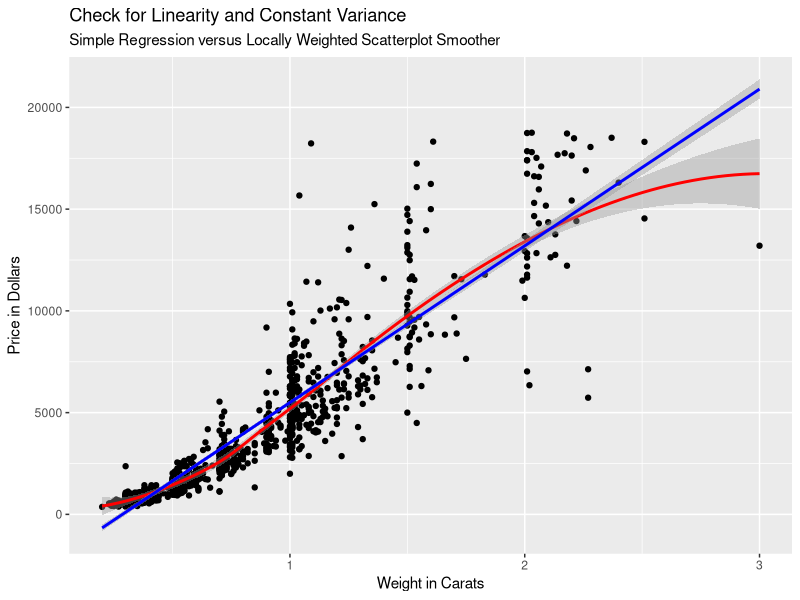
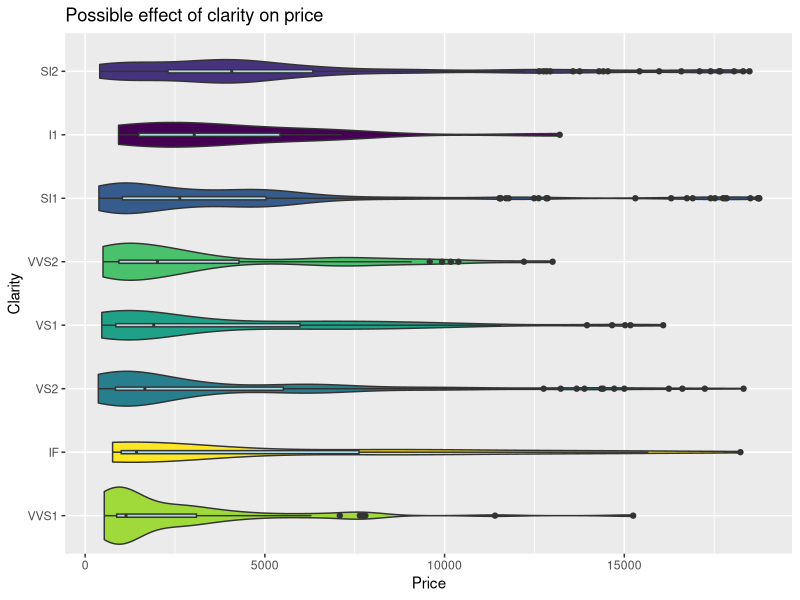
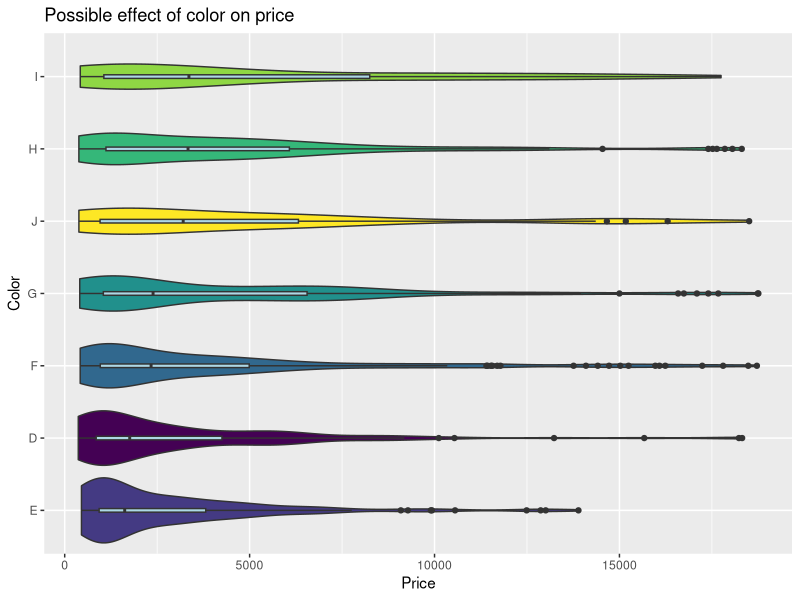
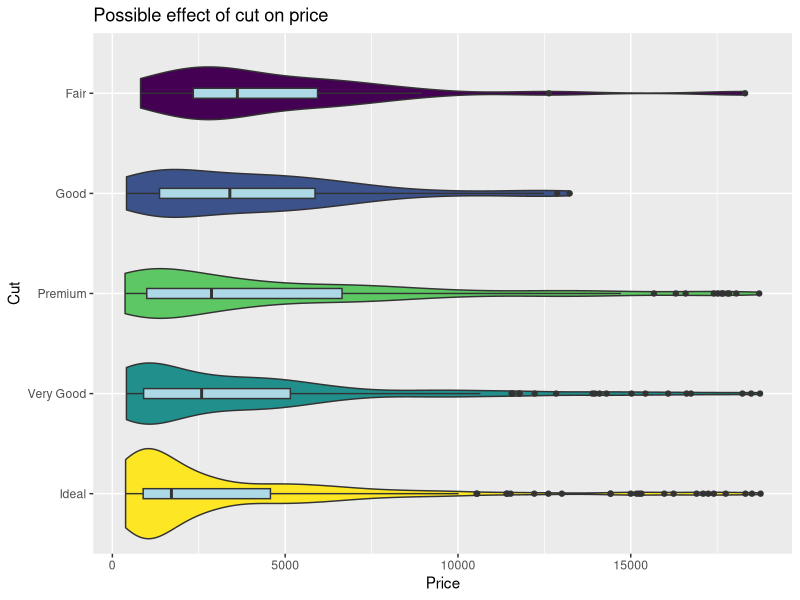
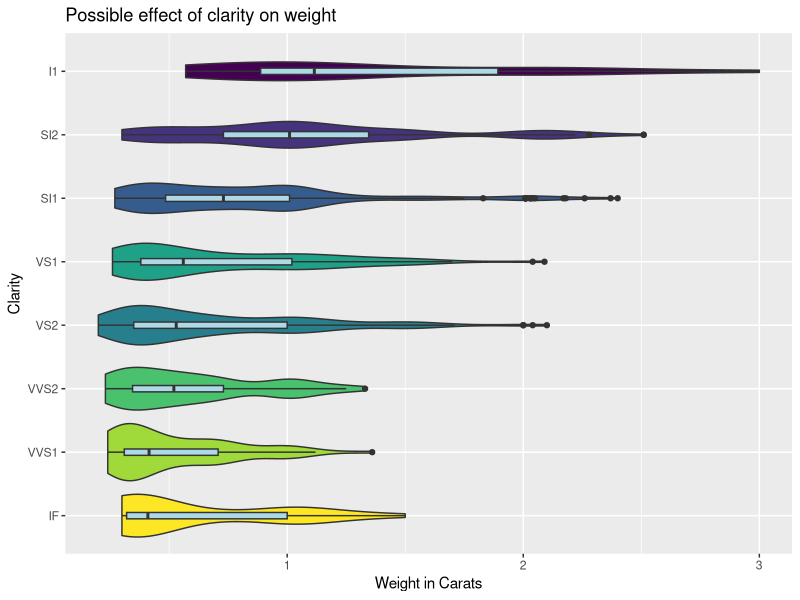
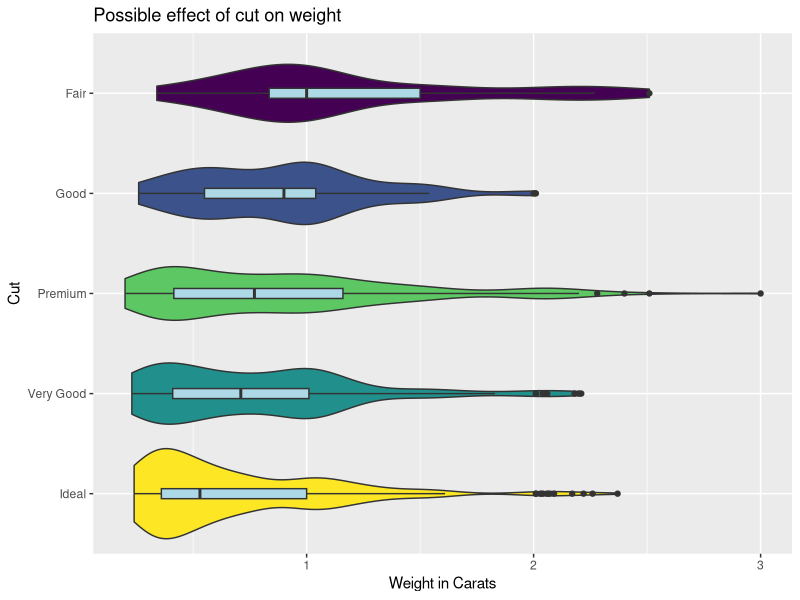
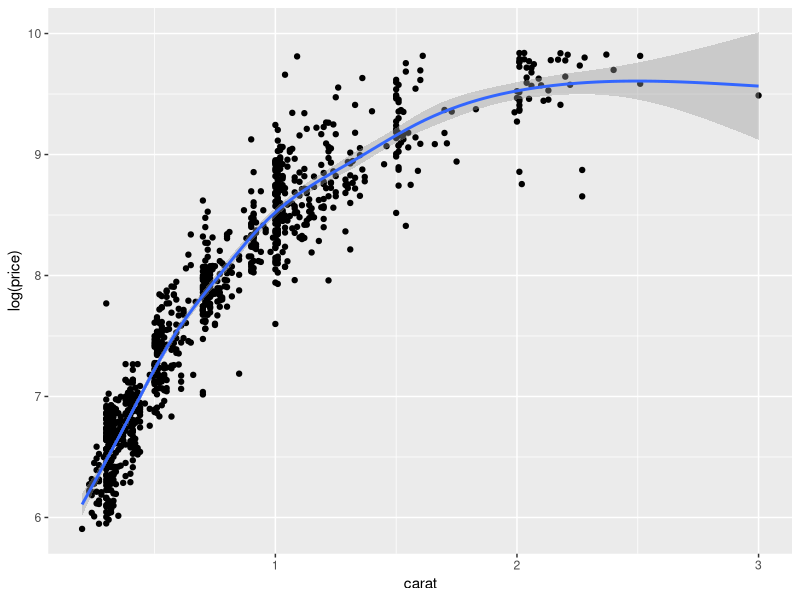
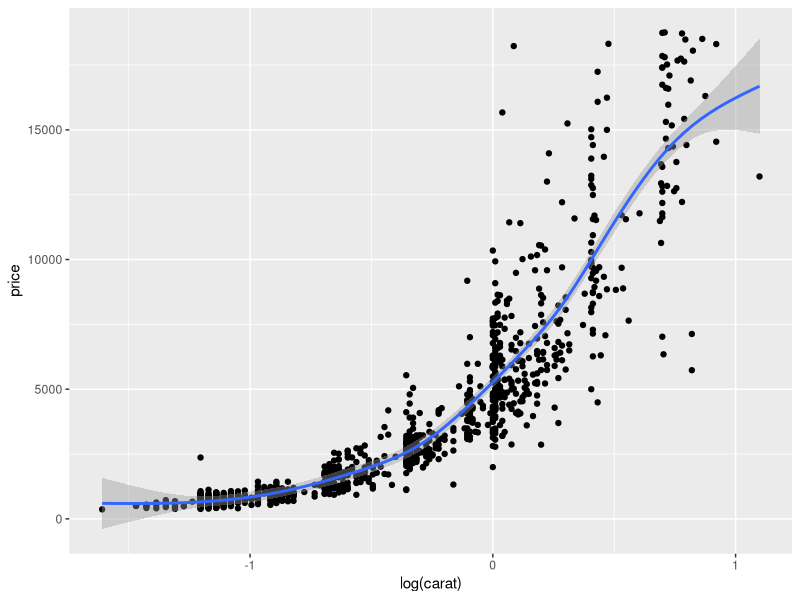

Source code (R) for these figures, in order:
## ---- chunk 1
knitr::opts_chunk$set(echo = TRUE)
library(car)
library(modelr)
library(tidyverse)
## ---- chunk 2
set.seed(1234) # Needed so all get the sample random choice of observations
diamonds2 <- diamonds %>% sample_n(1000)
## ---- chunk 3
diamonds2 %>% ggplot(aes(x = carat, y = price)) +
  geom_point() +
  geom_smooth(method = "loess", color = "red") +
  geom_smooth(method = "lm", color = "blue") +
  labs(
    title = "Check for Linearity and Constant Variance",
    subtitle = "Simple Regression versus Locally Weighted Scatterplot Smoother",
    x = "Weight in Carats",
    y = "Price in Dollars"
  )
## ---- chunk 4
diamonds2 %>% count(clarity)
## ---- chunk 5
diamonds2 %>% ggplot(aes(x = reorder(clarity, price, FUN = median), y = price)) +
  geom_violin(aes(fill = clarity), show.legend = FALSE) +
  geom_boxplot(width = 0.05, fill = "lightblue") +
  labs(title = "Possible effect of clarity on price",
  x = "Clarity",
  y = "Price") +
  coord_flip()
## ---- chunk 6
diamonds2 %>% count(color)
## ---- chunk 7
diamonds2 %>% ggplot(aes(x = reorder(color, price, FUN = median), y = price)) +
  geom_violin(aes(fill = color), show.legend = FALSE) +
  geom_boxplot(width = 0.05, fill = "lightblue") +
  labs(title = "Possible effect of color on price",
       x = "Color",
       y = "Price") +
  coord_flip()
## ---- chunk 8
diamonds2 %>% count(cut)
## ---- chunk 9
diamonds2 %>% ggplot(aes(x = reorder(cut, price, FUN = median), y = price)) +
  geom_violin(aes(fill = cut), show.legend = FALSE) +
  geom_boxplot(width = 0.1, fill = "lightblue") +
  labs(title = "Possible effect of cut on price",
       x = "Cut",
       y = "Price") +
  coord_flip()
## ---- chunk 10
diamonds2 %>% ggplot(aes(x = reorder(clarity, carat, FUN = median), y = carat)) +
  geom_violin(aes(fill = clarity), show.legend = FALSE) +
  geom_boxplot(width = 0.1, fill = "lightblue") +
  labs(title = "Possible effect of clarity on weight",
       x = "Clarity",
       y = "Weight in Carats") +
  coord_flip()
## ---- chunk 11
diamonds2 %>% ggplot(aes(x = reorder(cut, carat, FUN = median), y = carat)) +
  geom_violin(aes(fill = cut), show.legend = FALSE) +
  geom_boxplot(width = 0.1, fill = "lightblue") +
  labs(title = "Possible effect of cut on weight",
       x = "Cut",
       y = "Weight in Carats") +
  coord_flip()
## ---- chunk 12
diamonds2 %>% ggplot(aes(x = carat, y = log(price))) +
  geom_point() +
  geom_smooth()
## ---- chunk 13
diamonds2 %>% ggplot(aes(x = log(carat), y = price)) +
  geom_point() +
  geom_smooth()
## ---- chunk 14
diamonds2 %>% ggplot(aes(x = log(carat), y = log(price))) +
  geom_point() +
  geom_smooth()
## ---- chunk 15
model <- lm(log(price) ~ log(carat), data = diamonds2)
## ---- chunk 16
diamonds2 <- diamonds2 %>%
  add_residuals(model) %>% 
  mutate(resid = exp(resid))
## ---- chunk 17
diamonds2 %>% ggplot(mapping = aes(x = carat, y = resid)) +
  geom_point() +
  geom_smooth()
## ---- chunk 18
diamonds2 %>% ggplot(aes(x = reorder(cut, resid, FUN = median), y = resid)) +
  geom_violin(aes(fill = cut), show.legend = FALSE) +
  geom_boxplot(width = 0.1, fill = "lightblue") +
  labs(title = "Prices with the effect of diamonds weight removed",
       x = "Cut of Diamond",
       y = "Residuals in Dollars") +
  coord_flip()
## ---- chunk 19
diamonds2 %>% ggplot(aes(x = reorder(clarity, resid, FUN = median), y = resid)) +
  geom_violin(aes(fill = clarity), show.legend = FALSE) +
  geom_boxplot(width = 0.08, fill = "lightblue") +
  labs(title = "Prices with the effect of diamond weight",
       x = "Category",
       y = "Variable") +
  coord_flip()
## ---- chunk 20
diamonds2 %>% ggplot(aes(x = log(carat), y = log(price), color = clarity)) +
  geom_point() +
  geom_smooth(method = "lm")
## ---- chunk 21
diamonds2 %>% ggplot(aes(x = log(carat), y = log(price), color = color)) +
  geom_point() +
  geom_smooth(method = "lm")
## ---- chunk 22
diamonds2 %>% ggplot(aes(x = log(carat), y = log(price), color = cut)) +
  geom_point() +
  geom_smooth(method = "lm")
## ---- chunk 23
model <- lm(log(price) ~ log(carat) + clarity + color + cut + cut * log(carat),
            data = diamonds2)
model %>% summary()
model %>% anova()
## ---- chunk 24
carat <- 1
clarity <- "IF"
color <- "J"
cut <- "Ideal"

new_data <- data.frame(carat, cut, color, clarity)
predict(object = model, newdata = new_data, interval = "predict") %>% exp()
